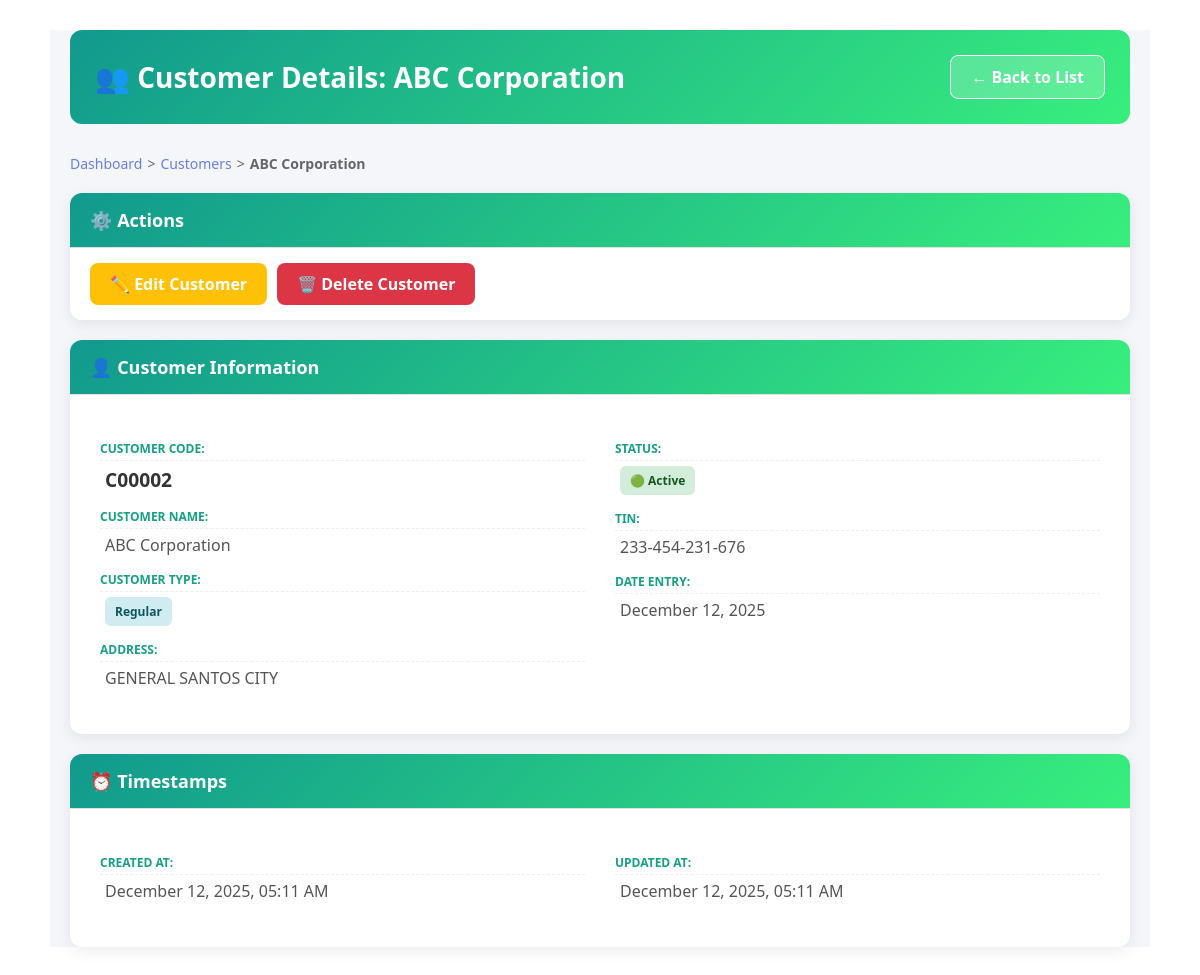
Screenshot of /customers/2/ (signed in) with the database file from the repository.
### POS/models.py (models this page shows, shortened)
class Customer(models.Model):
    CUSTOMER_TYPE_CHOICES = [
        ('WALKIN', 'Walk-in'),
        ('REGULAR', 'Regular'),
        ('SUPPLIER', 'Supplier'),
    ]
    STATUS_CHOICES = [
        ('ACTIVE', 'Active'),
        ('INACTIVE', 'Inactive'),
    ]
    customer_code = models.CharField(max_length=50, unique=True)
    customer_type = models.CharField(max_length=20, choices=CUSTOMER_TYPE_CHOICES, default='WALKIN')
    customer_name = models.CharField(max_length=255)
    customer_address = models.TextField(blank=True)
    customer_tin = models.CharField(max_length=50, blank=True)
    status = models.CharField(max_length=20, choices=STATUS_CHOICES, default='ACTIVE')
    date_entry = models.DateField(default=timezone.now)
    created_at = models.DateTimeField(auto_now_add=True)
    updated_at = models.DateTimeField(auto_now=True)
    class Meta:
        ordering = ['-date_entry', 'customer_name']

### POS/views.py (the view)
# urls.py: path('customers/<int:customer_id>/', views.customer_view, name='customer_view'),
@login_required(login_url='login')
def customer_view(request, customer_id):
    customer = get_object_or_404(Customer, id=customer_id)
    context = {'customer': customer}
    return render(request, 'POS/customer_view.html', context)

### POS/templates/POS/customer_view.html (shortened to what this page needs)
{% extends 'base.html' %}
{% block content %}
<div style="background: linear-gradient(135deg, #ffffff 0%, #ffffff 100%); min-height: 100vh; padding: 30px 0;">
<div class="pos-container-modern">
    <div style="display: flex; justify-content: space-between; align-items: center; margin-bottom: 30px; background: linear-gradient(135deg, #11998e 0%, #38ef7d 100%); padding: 25px; border-radius: 12px;">
        <h1 style="margin: 0; color: white; font-size: 28px;">👥 Customer Details: {{ customer.customer_name }}</h1>
        <a href="{% url 'customer_list' %}" class="btn-cancel-modern-header">← Back to List</a>
    </div>
    <div class="breadcrumb" style="margin-bottom: 20px; font-size: 14px; color: #666;">
        <a href="{% url 'dashboard' %}" style="color: #667eea; text-decoration: none;">Dashboard</a>
        <span style="margin: 0 5px;">></span>
        <a href="{% url 'customer_list' %}" style="color: #667eea; text-decoration: none;">Customers</a>
        <span style="margin: 0 5px;">></span>
        <span style="font-weight: 600;">{{ customer.customer_name }}</span>
    </div>
    <div class="form-card" style="margin-bottom: 20px;">
        <div class="card-header" style="background: linear-gradient(135deg, #11998e 0%, #38ef7d 100%);">
            <h2 style="margin: 0; display: flex; align-items: center; gap: 10px;">⚙️ Actions</h2>
        </div>
        <div class="card-body" style="padding: 15px 20px; display: flex; gap: 10px;">
            <a href="{% url 'customer_edit' customer.id %}" class="btn-edit-modern">✏️ Edit Customer</a>
            <a href="{% url 'customer_delete' customer.id %}" class="btn-delete-modern">🗑️ Delete Customer</a>
        </div>
    </div>
    <div class="form-card">
        <div class="card-header" style="background: linear-gradient(135deg, #11998e 0%, #38ef7d 100%);">
            <h2 style="margin: 0; display: flex; align-items: center; gap: 10px;">👤 Customer Information</h2>
        </div>
        <div class="card-body" style="padding: 30px;">
            <div style="display: grid; grid-template-columns: 1fr 1fr; gap: 30px;">
                <div>
                    <p class="detail-label">Customer Code:</p>
                    <p class="detail-value" style="font-weight: 700; color: #333; font-size: 1.2em;">{{ customer.customer_code }}</p>
                    <p class="detail-label">Customer Name:</p>
                    <p class="detail-value">{{ customer.customer_name }}</p>
                    <p class="detail-label">Customer Type:</p>
                    <p class="detail-value">
                        <span class="badge badge-customer-modern">{{ customer.get_customer_type_display }}</span>
                    </p>
                    <p class="detail-label">Address:</p>
                    <p class="detail-value">{{ customer.customer_address|default:"N/A" }}</p>
                </div>
                <div>
                    <p class="detail-label">Status:</p>
                    <p class="detail-value">
                        {% if customer.status == 'ACTIVE' %}
                            <span class="badge badge-status-active">🟢 Active</span>
                        {% else %}
                            <span class="badge badge-status-inactive">🔴 Inactive</span>
                        {% endif %}
                    </p>
                    <p class="detail-label">TIN:</p>
                    <p class="detail-value">{{ customer.customer_tin|default:"N/A" }}</p>
                    <p class="detail-label">Date Entry:</p>
                    <p class="detail-value">{{ customer.date_entry|date:"F j, Y" }}</p>
                </div>
            </div>
        </div>
    </div>
    <div class="form-card">
        <div class="card-header" style="background: linear-gradient(135deg, #11998e 0%, #38ef7d 100%);">
            <h2 style="margin: 0; display: flex; align-items: center; gap: 10px;">⏰ Timestamps</h2>
        </div>
        <div class="card-body" style="padding: 30px;">
            <div style="display: grid; grid-template-columns: 1fr 1fr; gap: 30px;">
                <div>
                    <p class="detail-label">Created At:</p>
                    <p class="detail-value">{{ customer.created_at|date:"F j, Y, h:i A" }}</p>
                </div>
                <div>
                    <p class="detail-label">Updated At:</p>
                    <p class="detail-value">{{ customer.updated_at|date:"F j, Y, h:i A" }}</p>
                </div>
            </div>
        </div>
    </div>
</div>
</div>
{% endblock %}

### templates/base.html (style rules this page uses)
* { margin: 0; padding: 0; box-sizing: border-box; }
html { width: 100%; overflow-x: hidden; }
body { font-family: 'Segoe UI', Tahoma, Geneva, Verdana, sans-serif; background: linear-gradient(135deg, #667eea 0%, #764ba2 100%); min-height: 100vh; width: 100%; max-width: 100%; overflow-x: hidden; }
.pos-container-modern { width: 100%; max-width: 1100px; margin: 0 auto; padding: 15px; background: #f5f6fa; min-height: 100vh; }
.form-card { background: white; border-radius: 12px; box-shadow: 0 2px 8px rgba(0, 0, 0, 0.08); overflow: hidden; animation: slideUp 0.4s ease-out; }
.card-header { display: flex; align-items: center; gap: 15px; background: linear-gradient(135deg, #667eea 0%, #764ba2 100%); color: white; padding: 20px; }
.card-header h2 { margin: 0; font-size: 18px; font-weight: 600; }
.card-body { padding: 15px; }

### POS/templates/POS/customer_view.html (style rules this page uses)
.pos-container-modern { max-width: 1100px; margin: 0 auto; padding: 0 20px; }
.form-card { background: white; border-radius: 12px; box-shadow: 0 4px 15px rgba(0, 0, 0, 0.08); overflow: hidden; margin-bottom: 20px; }
.card-header { color: white; padding: 15px 20px; font-size: 18px; font-weight: 700; border-bottom: 1px solid #e0e0e0; }
.card-body { padding: 20px; }
.detail-label { display: block; font-weight: 600; color: #16a085; font-size: 12px; text-transform: uppercase; margin-top: 15px; margin-bottom: 5px; border-bottom: 1px dashed #eee; padding-bottom: 3px; }
.detail-value { font-size: 16px; color: #555; margin-bottom: 15px; padding-left: 5px; }
.btn-cancel-modern-header { padding: 10px 20px; border-radius: 8px; font-weight: 600; text-decoration: none; color: white; background-color: rgba(255, 255, 255, 0.2); border: 1px solid white; cursor: pointer; transition: all 0.3s ease; display: inline-flex; align-items: center; gap: 8px; }
.btn-edit-modern { padding: 10px 20px; border-radius: 8px; font-weight: 600; text-decoration: none; color: white; background-color: #ffc107; border: none; cursor: pointer; transition: all 0.3s ease; display: inline-flex; align-items: center; gap: 8px; }
.btn-delete-modern { padding: 10px 20px; border-radius: 8px; font-weight: 600; text-decoration: none; color: white; background-color: #dc3545; border: none; cursor: pointer; transition: all 0.3s ease; display: inline-flex; align-items: center; gap: 8px; }
.badge { display: inline-flex; align-items: center; padding: 6px 10px; border-radius: 6px; font-size: 12px; font-weight: 700; gap: 5px; }
.badge-customer-modern { background-color: #d1ecf1; color: #0c5460; }
.badge-status-active { background-color: #d4edda; color: #155724; }
.breadcrumb { display: flex; align-items: center; }
.breadcrumb a { color: #667eea; text-decoration: none; transition: color 0.3s ease; }

### rows the page displays
Customer: customer_name "ABC Corporation", customer_code "C00002", customer_type "Regular", customer_address "GENERAL SANTOS CITY", customer_tin "233-454-231-676", date_entry "December 12, 2025", created_at "December 12, 2025, 05:11 AM", updated_at "December 12, 2025, 05:11 AM"
